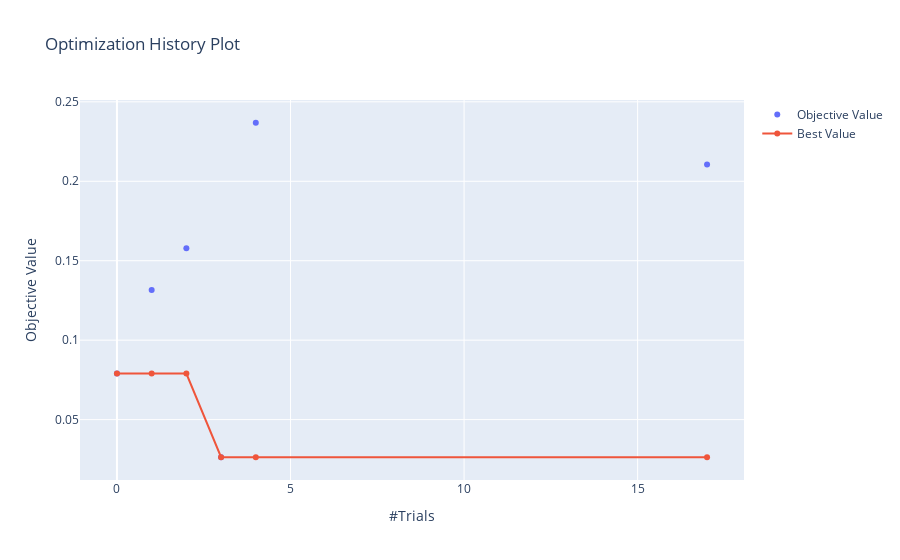

This figure's notebook cell:
### Markdown cell above
# Вывод итогов

### Code cell
plot_optimization_history(study)

### Figure 1 — Plotly figure (JSON) as saved in the notebook; plotly's stock layout.template omitted (floating-point values rounded to 4 significant figures)
{"data": [{"mode": "markers", "name": "Objective Value", "type": "scatter", "x": [0, 1, 2, 3, 4, 17], "y": [0.07895, 0.1316, 0.1579, 0.02632, 0.2368, 0.2105]}, {"name": "Best Value", "type": "scatter", "x": [0, 1, 2, 3, 4, 17], "y": [0.07895, 0.07895, 0.07895, 0.02632, 0.02632, 0.02632]}], "layout": {"title": {"text": "Optimization History Plot"}, "xaxis": {"title": {"text": "#Trials"}}, "yaxis": {"title": {"text": "Objective Value"}}}}
